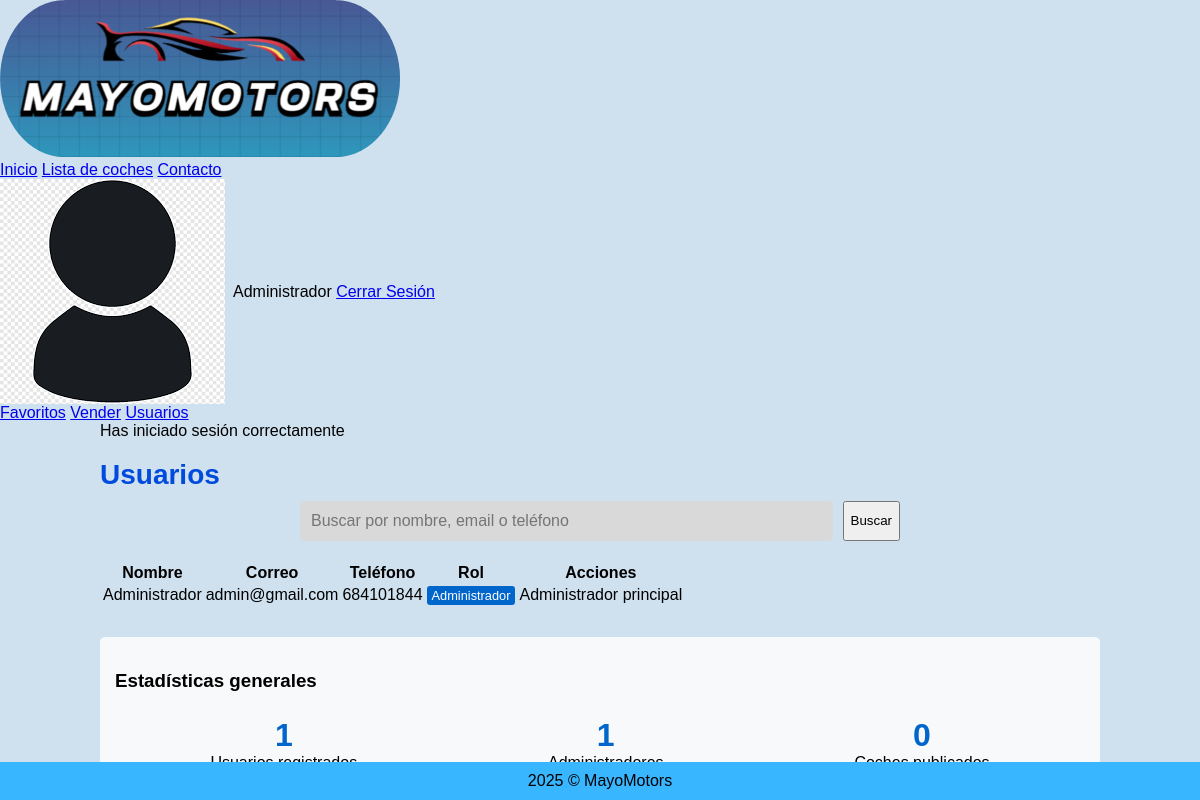
Screenshot of /MayoMotors/admin_usuarios.php (signed in) with the database file from the repository.
### tables this page shows
CREATE TABLE Usuarios (
    id_usuario VARCHAR(20) PRIMARY KEY,
    nombre VARCHAR(50) NOT NULL,
    apellidos VARCHAR(100),
    telefono INT(9) NOT NULL,
    contrasena VARCHAR(100) NOT NULL,
    correo VARCHAR(100) NOT NULL,
    administrador BOOLEAN DEFAULT FALSE
);

### MayoMotors/config.php (called while the page is built, shortened)
<?php
function estaLogueado() {
    return isset($_SESSION['usuario_id']);
}
function esAdmin() {
    return isset($_SESSION['es_admin']) && $_SESSION['es_admin'] === true;
}

### MayoMotors/admin_usuarios.php (the view, shortened to what this page needs)
<?php
require_once 'layout.php';
$where = "";
$sql = "SELECT id_usuario, nombre, apellidos, correo, telefono, administrador FROM Usuarios" . $where . " ORDER BY nombre";
$stmt = $conn->prepare($sql);
$stmt->execute();
$result = $stmt->get_result();
mostrarHeader('Administrar Usuarios');
?>
<h1 class="title">Usuarios</h1>
<div class="container">
    <form action="admin_usuarios.php" method="get" class="form-search" style="margin-bottom: 20px;">
        <div style="display: flex; max-width: 600px; margin: 0 auto;">
            <input type="text" name="q" class="form-control" placeholder="Buscar por nombre, email o teléfono" value="<?php echo isset($_GET['q']) ? htmlspecialchars($_GET['q']) : ''; ?>">
            <button type="submit" name="buscar" class="btn btn-primary" style="margin-left: 10px;">Buscar</button>
        </div>
    </form>
    <table class="user-table">
        <thead>
            <tr>
                <th>Nombre</th>
                <th>Correo</th>
                <th>Teléfono</th>
                <th>Rol</th>
                <th>Acciones</th>
            </tr>
        </thead>
        <tbody>
            <?php if ($result->num_rows > 0): ?>
                <?php while ($usuario = $result->fetch_assoc()): ?>
                    <tr>
                        <td>
                            <?php echo $usuario['nombre'] . ' ' . $usuario['apellidos']; ?>
                        </td>
                        <td><?php echo $usuario['correo']; ?></td>
                        <td><?php echo $usuario['telefono']; ?></td>
                        <td>
                            <?php if ($usuario['administrador'] == 1): ?>
                                <span style="background-color: #0066cc; color: white; font-size: 0.8rem; padding: 2px 5px; border-radius: 3px;">
                                    Administrador
                                </span>
                            <?php else: ?>
                                <span style="background-color: #28a745; color: white; font-size: 0.8rem; padding: 2px 5px; border-radius: 3px;">
                                    Usuario
                                </span>
                            <?php endif; ?>
                        </td>
                        <td>
                            <?php if ($usuario['id_usuario'] != 'ADMIN001' && esAdmin()): ?>
                                <a href="admin_usuarios.php?eliminar=<?php echo $usuario['id_usuario']; ?>"
                                   class="btn btn-danger"
                                   onclick="return confirm('¿Estás seguro de que deseas eliminar este usuario? Esta acción eliminará también todos sus coches publicados y no se puede deshacer.')">
                                    Eliminar
                                </a>
                            <?php elseif ($usuario['id_usuario'] == 'ADMIN001'): ?>
                                <span class="text-muted">Administrador principal</span>
                            <?php else: ?>
                                <span class="text-muted">Sin acciones disponibles</span>
                            <?php endif; ?>
                        </td>
                    </tr>
                <?php endwhile; ?>
            <?php else: ?>
                <tr>
                    <td colspan="5" style="text-align: center;">No se encontraron usuarios</td>
                </tr>
            <?php endif; ?>
        </tbody>
    </table>
    <?php
    $stats_sql = "SELECT
                    (SELECT COUNT(*) FROM Usuarios) AS total_usuarios,
                    (SELECT COUNT(*) FROM Usuarios WHERE administrador = 1) AS total_admins,
                    (SELECT COUNT(*) FROM Coches) AS total_coches";
    $stats_result = $conn->query($stats_sql);
    $stats = $stats_result->fetch_assoc();
    ?>
    <div style="margin-top: 30px; background-color: #f8f9fa; padding: 15px; border-radius: 5px;">
        <h3 style="margin-bottom: 15px;">Estadísticas generales</h3>
        <div style="display: flex; justify-content: space-around; flex-wrap: wrap;">
            <div style="text-align: center; padding: 10px;">
                <div style="font-size: 2rem; font-weight: bold; color: #0066cc;"><?php echo $stats['total_usuarios']; ?></div>
                <div>Usuarios registrados</div>
            </div>
            <div style="text-align: center; padding: 10px;">
                <div style="font-size: 2rem; font-weight: bold; color: #0066cc;"><?php echo $stats['total_admins']; ?></div>
                <div>Administradores</div>
            </div>
            <div style="text-align: center; padding: 10px;">
                <div style="font-size: 2rem; font-weight: bold; color: #0066cc;"><?php echo $stats['total_coches']; ?></div>
                <div>Coches publicados</div>
            </div>
        </div>
    </div>
</div>
<?php
mostrarFooter();
?>

### MayoMotors/layout.php (shortened to what this page needs)
<?php
require_once 'config.php';
function mostrarHeader($titulo) {
?>
<!DOCTYPE html>
<html lang="es">
<head>
    <link rel="stylesheet" href="css/estilos.css">
    <link rel="stylesheet" href="https://cdnjs.cloudflare.com/ajax/libs/font-awesome/6.0.0-beta3/css/all.min.css">
</head>
<body>
    <div id="wrapper">
        <header class="header">
            <div>
                <a href="index.php">
                    <img src="css/logo.png" alt="MayoMotors" class="logo">
                </a>
            </div>
            <nav class="nav">
                <a href="index.php">Inicio</a>
                <a href="coches.php">Lista de coches</a>
                <a href="contacto.php">Contacto</a>
            </nav>
            <div class="user-section">
                <?php if (estaLogueado()): ?>
                    <div class="dropdown">
                        <div style="display: flex; align-items: center;">
                            <img src="css/sesion.png" alt="Usuario" class="user-icon" style="margin-right: 8px;">
                            <div class="user-info">
                                <span><?php echo $_SESSION['nombre_usuario']; ?></span>
                                <a href="logout.php">Cerrar Sesión</a>
                            </div>
                        </div>
                        <div class="dropdown-content">
                            <?php if (esAdmin()): ?>
                                <a href="favoritos.php">Favoritos</a>
                                <a href="vender.php">Vender</a>
                                <a href="admin_usuarios.php">Usuarios</a>
                            <?php else: ?>
                                <a href="favoritos.php">Favoritos</a>
                                <a href="vender.php">Vender</a>
                            <?php endif; ?>
                        </div>
                    </div>
                <?php else: ?>
                    <a href="login.php">Login</a>
                <?php endif; ?>
            </div>
        </header>
        <div class="container">
            <main class="main">
                <?php
                if (isset($_SESSION['alerta'])) {
                    echo '<div class="alert alert-' . $_SESSION['alerta']['tipo'] . '">';
                    echo $_SESSION['alerta']['mensaje'];
                    echo '</div>';
                }
                ?>
<?php
}
function mostrarFooter() {
?>
            </main>
        </div>
        <footer class="footer">
            2025 © MayoMotors
        </footer>
    </div>
</body>
</html>
<?php
}
?>

### MayoMotors/css/estilos.css (style rules this page uses)
body { font-family: Arial, sans-serif; margin: 0; padding: 0; background-color: #CFE0EE; width: 100%; height: 100%; }
.container { width: 100%; max-width: 1000px; margin: 0 auto; }
h1 { color: #004ADD; margin-bottom: 10px; font-size: 28px; }
.form-control { width: 95%; padding: 10px; border: 1px solid #D9D9D9; border-radius: 5px; background-color: #D9D9D9; font-size: 16px; }
.footer { background-color: #38B6FF; color: black; text-align: center; padding: 10px 0; position: fixed; bottom: 0; width: 100%; }

### rows the page displays
usuarios: nombre "Administrador", correo "admin@gmail.com", telefono "684101844", administrador "Administrador", shows "Administrador principal"

### other values shown
$_SESSION['nombre_usuario'] "Administrador"
$_SESSION['alerta']['mensaje'] "Has iniciado sesión correctamente"
$stats['total_usuarios'] "1"
$stats['total_admins'] "1"
$stats['total_coches'] "0"
